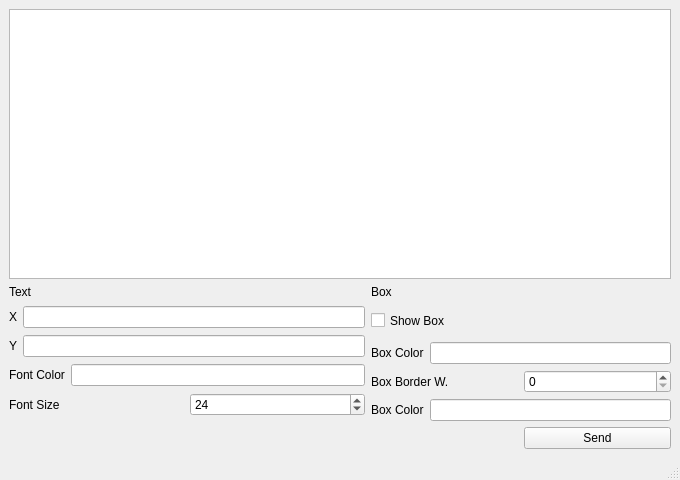
<?xml version="1.0" encoding="UTF-8"?>
<ui version="4.0">
 <class>MainWindow</class>
 <widget class="QMainWindow" name="MainWindow">
  <property name="geometry">
   <rect>
    <x>0</x>
    <y>0</y>
    <width>680</width>
    <height>480</height>
   </rect>
  </property>
  <property name="windowTitle">
   <string>MainWindow</string>
  </property>
  <widget class="QWidget" name="centralwidget">
   <layout class="QGridLayout" name="gridLayout">
    <item row="0" column="0" colspan="3">
     <widget class="QTextEdit" name="text_area"/>
    </item>
    <item row="1" column="0">
     <widget class="QLabel" name="text_label">
      <property name="text">
       <string>Text</string>
      </property>
     </widget>
    </item>
    <item row="1" column="1">
     <widget class="QLabel" name="box_label">
      <property name="text">
       <string>Box</string>
      </property>
     </widget>
    </item>
    <item row="2" column="0">
     <layout class="QVBoxLayout" name="text_layout_group">
      <item>
       <layout class="QHBoxLayout" name="horizontalLayout">
        <item>
         <widget class="QLabel" name="label">
          <property name="text">
           <string>X</string>
          </property>
         </widget>
        </item>
        <item>
         <widget class="QLineEdit" name="lineEdit">
          <property name="enabled">
           <bool>true</bool>
          </property>
         </widget>
        </item>
       </layout>
      </item>
      <item>
       <layout class="QHBoxLayout" name="horizontalLayout_2">
        <item>
         <widget class="QLabel" name="label_2">
          <property name="text">
           <string>Y</string>
          </property>
         </widget>
        </item>
        <item>
         <widget class="QLineEdit" name="lineEdit_2"/>
        </item>
       </layout>
      </item>
      <item>
       <layout class="QHBoxLayout" name="horizontalLayout_3">
        <item>
         <widget class="QLabel" name="label_4">
          <property name="text">
           <string>Font Color</string>
          </property>
         </widget>
        </item>
        <item>
         <widget class="QLineEdit" name="lineEdit_3"/>
        </item>
       </layout>
      </item>
      <item>
       <layout class="QHBoxLayout" name="horizontalLayout_4">
        <item>
         <widget class="QLabel" name="label_5">
          <property name="text">
           <string>Font Size</string>
          </property>
         </widget>
        </item>
        <item>
         <widget class="QSpinBox" name="spinBox">
          <property name="value">
           <number>24</number>
          </property>
         </widget>
        </item>
       </layout>
      </item>
     </layout>
    </item>
    <item row="2" column="1" colspan="2">
     <layout class="QVBoxLayout" name="box_layout_group">
      <item>
       <widget class="QCheckBox" name="activate_box">
        <property name="minimumSize">
         <size>
          <width>300</width>
          <height>31</height>
         </size>
        </property>
        <property name="text">
         <string>Show Box</string>
        </property>
       </widget>
      </item>
      <item>
       <layout class="QHBoxLayout" name="horizontalLayout_5">
        <item>
         <widget class="QLabel" name="label_6">
          <property name="text">
           <string>Box Color</string>
          </property>
         </widget>
        </item>
        <item>
         <widget class="QLineEdit" name="lineEdit_4"/>
        </item>
       </layout>
      </item>
      <item>
       <layout class="QHBoxLayout" name="horizontalLayout_6">
        <item>
         <widget class="QLabel" name="label_7">
          <property name="text">
           <string>Box Border W.</string>
          </property>
         </widget>
        </item>
        <item>
         <widget class="QSpinBox" name="spinBox_2"/>
        </item>
       </layout>
      </item>
      <item>
       <layout class="QHBoxLayout" name="horizontalLayout_8">
        <item>
         <widget class="QLabel" name="label_10">
          <property name="text">
           <string>Box Color</string>
          </property>
         </widget>
        </item>
        <item>
         <widget class="QLineEdit" name="lineEdit_6">
          <property name="enabled">
           <bool>true</bool>
          </property>
         </widget>
        </item>
       </layout>
      </item>
     </layout>
    </item>
    <item row="3" column="2">
     <widget class="QPushButton" name="send_utton">
      <property name="text">
       <string>Send</string>
      </property>
     </widget>
    </item>
   </layout>
  </widget>
  <widget class="QMenuBar" name="menubar">
   <property name="geometry">
    <rect>
     <x>0</x>
     <y>0</y>
     <width>680</width>
     <height>29</height>
    </rect>
   </property>
  </widget>
  <widget class="QStatusBar" name="statusbar"/>
 </widget>
 <resources/>
 <connections/>
</ui>
